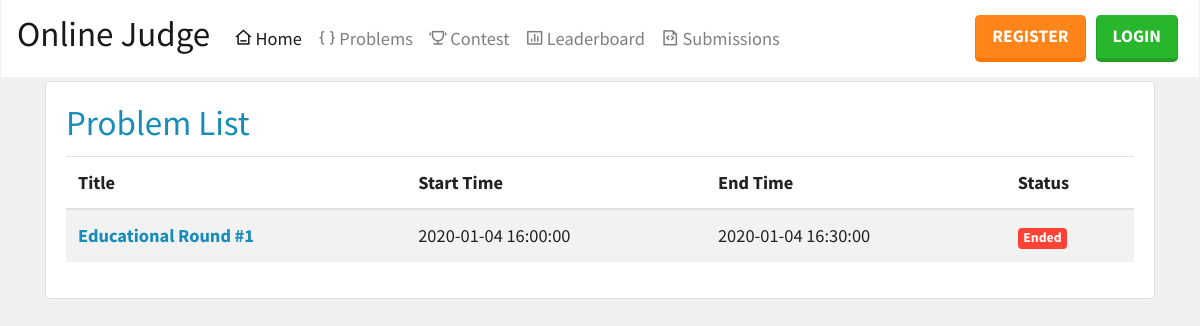
Page /contests on the committed database.
### app/models.py (models this page shows)
class Contest(db.Model):
    id = db.Column(db.Integer, primary_key=True)
    title = db.Column(db.String(64))
    start_time = db.Column(db.DateTime)
    end_time = db.Column(db.DateTime)
    editorial = db.Column(db.String(5000))
    registrations = db.relationship("Registration", backref="contest", lazy="dynamic")
    problems = db.relationship("Problem", backref="contest", lazy="dynamic")

### app/routes.py (the view)
@app.route("/contests", methods = ["GET"])
def contest_list():
    contests = Contest.query.all()
    return render_template("contest_list.html", current_time=datetime.utcnow(), contests=contests, **get_kwargs())

### app/routes.py (called while the page is built)
def get_kwargs():
    return {"login_form": LoginForm(), "registration_form": RegistrationForm()}

### app/templates/contest_list.html
{% extends "base.html" %}
{% block content %}
<div class="container">
    <div class="card">
        <div class="card-body">
            <h1 class="card-title text-primary">Problem List</h1>
            <table class="table table-striped">
                <thead>
                    <tr>
                    <th scope="col">Title</th>
                    <th scope="col">Start Time</th>
                    <th scope="col">End Time</th>
                    <th scope="col">Status</th>
                    </tr>
                </thead>
                <tbody>
                    {% for contest in contests %}
                        <tr>
                            <th scope="row"><a href="{{ url_for("contest", id=contest.id) }}"> {{ contest.title }} </a></th>
                            <td>{{ contest.start_time }}</td>
                            <td>{{ contest.end_time }}</td>
                            <td>
                            {% if current_time <= contest.start_time %}
                                <span class="badge badge-success">
                                    Active
                                </span>
                            {% else %}
                                <span class="badge badge-danger">
                                    Ended
                                </span>
                            {% endif %}
                            </td>
                        </tr>
                    {% endfor %}
                </tbody>
            </table>
        </div>
    </div>
</div>
{% endblock %}

### rows in the picture
Contest: title "Educational Round #1", start_time "2020-01-04 16:00:00", end_time "2020-01-04 16:30:00", shows "Ended"
